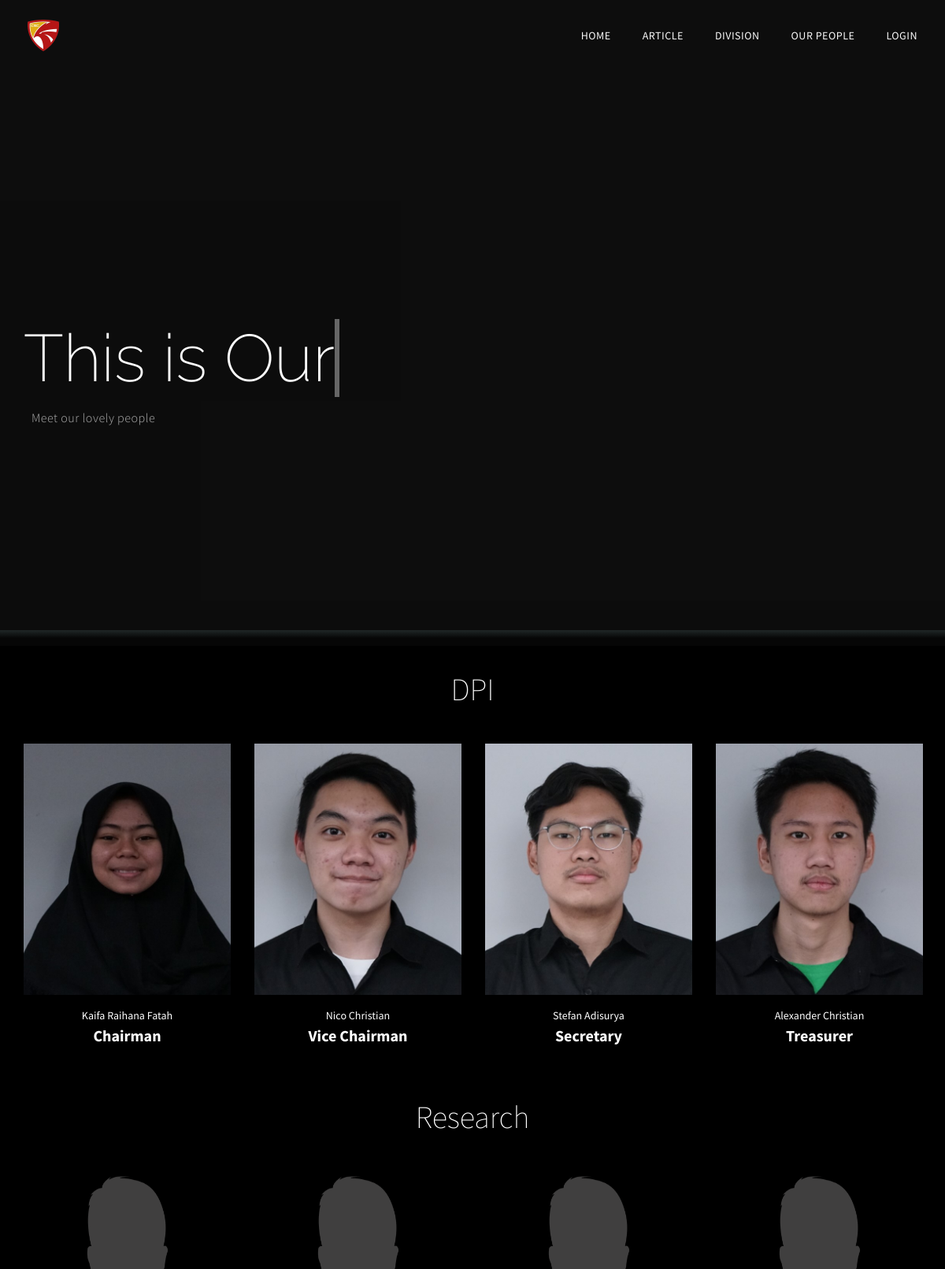
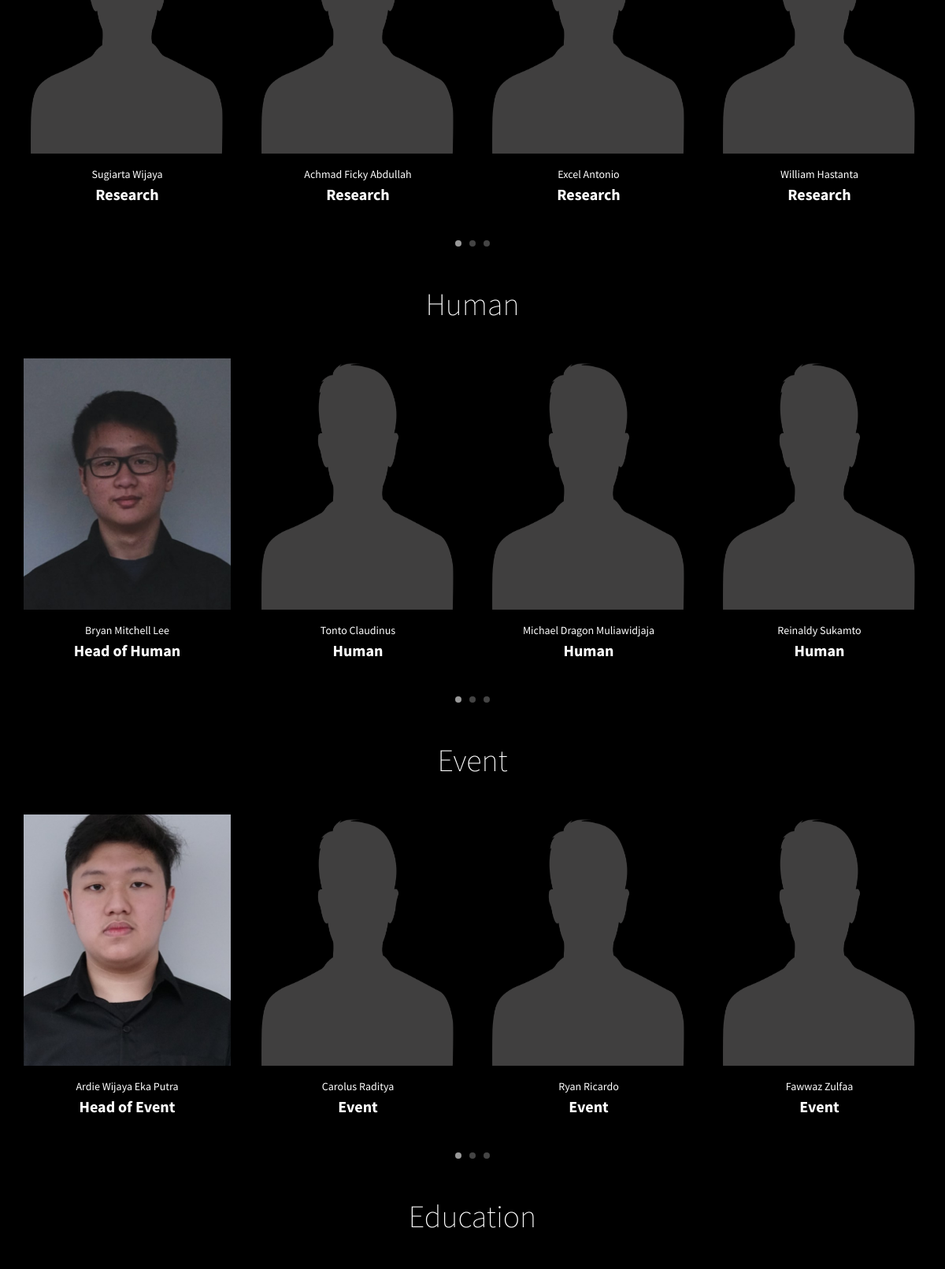
/ourpeople (upper part), run on the app's committed database (2 pictures, top to bottom).
### website/models.py (models this page shows, shortened)
class User(db.Model, UserMixin):
    __tablename__ = 'users'
    id = db.Column(db.Integer, primary_key=True)
    email = db.Column(db.String(128), unique=True, index=True, nullable=False)
    name = db.Column(db.String(128), unique=True, index=True, nullable=False)
    username = db.Column(db.String(128), unique=True,
                         index=True, nullable=False)
    role = db.Column(db.Integer, nullable=False, index=True)
    division = db.Column(db.String(20), nullable=False)
    password_hash = db.Column(db.String(128))
    profile_image = db.Column(
        db.String(100), nullable=False, default='default.png')
    background = db.Column(db.String(100), nullable=False,
                           default='default-bg.jpg')
    todo = db.relationship('ToDoList', backref='author', lazy=True)
    article = db.relationship('Article', backref='author', lazy=True)

### website/core/views.py (the view)
@core.route("/ourpeople")
def ourpeople():
    user = User.query.all()
    return render_template('ourpeople.html', user=user, title="About Us")

### website/templates/ourpeople.html (shortened to what this page needs)
{% extends "base.html" %}
{% block content %}
<link rel="stylesheet" href="../static/ourpeople/css/bootstrap.min.css">
<link rel="stylesheet" href="../static/ourpeople/css/magnific-popup.css">
<link rel="stylesheet" href="../static/ourpeople/css/owl.theme.css">
<link rel="stylesheet" href="../static/ourpeople/css/owl.carousel.css">
<link rel="stylesheet" href="../static/base/css/tooplate-style.css">
<section id="home" class="parallax-section">
     <div class="overlay"></div>
     <div class="container">
          <div class="row">
               <div class="col-md-8 col-sm-12">
                    <div class="home-text">
                        <h1 class="typing">
                            <span
                               class="txt-rotate"
                               data-period="2000"
                               data-rotate='["This is Our People"]'></span>
                       </h1>
                         <p>Meet our lovely people</p>
                    </div>
               </div>
          </div>
     </div>
</section>
<div class="banner"></div>
<section id="team" class="parallax-section">
    <div class="container">
         <div class="row">
              <div class="col-md-offset-2 col-md-8 col-sm-12">
                   <div class="section-title">
                        <h1>DPI</h1>
                   </div>
              </div>
              <div class="clearfix"></div>
              <div id="owl-team" class="owl-carousel">
                  {% for u in user %}
                       {% if u.role == 2 %}
                           <div class="col-md-4 col-sm-4 item">
                               <div class="team-item">
                                   <img src="../static/images/profile_image/{{ u.profile_image }}" class="img-responsive img-team">
                               </div>
                               <a href="{{ url_for('users.account', username=u.username) }}">{{ u.name }}</a>
                                <h3>{{ u.division }}</h3>
                           </div>
                       {% endif %}
                   {% endfor %}
              </div>
         </div>
    </div>
</section>
<section id="team" class="parallax-section">
     <div class="container">
          <div class="row">
               <div class="col-md-offset-2 col-md-8 col-sm-12">
                    <div class="section-title">
                         <h1>Research</h1>
                    </div>
               </div>
               <div class="clearfix"></div>
               <div id="owl-team" class="owl-carousel">
                   {% for u in user %}
                        {% if u.division == "Research" %}
                            <div class="col-md-4 col-sm-4 item">
                                <div class="team-item">
                                    <img src="../static/images/profile_image/{{ u.profile_image }}" class="img-responsive img-team">
                                </div>
                                <a href="{{ url_for('users.account', username=u.username) }}">{{ u.name }}</a>
                                {% if u.role == 1 %}
                                    <h3>Head of {{ u.division }}</h3>
                                {% else %}
                                    <h3>{{ u.division }}</h3>
                                {% endif %}
                            </div>
                        {% endif %}
                    {% endfor %}
               </div>
          </div>
     </div>
</section>
<section id="team" class="parallax-section">
    <div class="container">
         <div class="row">
              <div class="col-md-offset-2 col-md-8 col-sm-12">
                   <div class="section-title">
                        <h1>Human</h1>
                   </div>
              </div>
              <div class="clearfix"></div>
              <div id="owl-team" class="owl-carousel">
                  {% for u in user %}
                       {% if u.division == "Human" %}
                           <div class="col-md-4 col-sm-4 item">
                               <div class="team-item">
                                    <img src="../static/images/profile_image/{{ u.profile_image }}" class="img-responsive img-team">
                               </div>
                               <a href="{{ url_for('users.account', username=u.username) }}">{{ u.name }}</a>
                               {% if u.role == 1 %}
                                   <h3>Head of {{ u.division }}</h3>
                               {% else %}
                                   <h3>{{ u.division }}</h3>
                               {% endif %}
                           </div>
                       {% endif %}
                   {% endfor %}
              </div>
         </div>
    </div>
</section>
<section id="team" class="parallax-section">
    <div class="container">
         <div class="row">
              <div class="col-md-offset-2 col-md-8 col-sm-12">
                   <div class="section-title">
                        <h1>Event</h1>
                   </div>
              </div>
              <div class="clearfix"></div>
              <div id="owl-team" class="owl-carousel">
                  {% for u in user %}
                       {% if u.division == "Event" %}
                           <div class="col-md-4 col-sm-4 item">
                               <div class="team-item">
                                    <img src="../static/images/profile_image/{{ u.profile_image }}" class="img-responsive img-team">
                               </div>
                               <a href="{{ url_for('users.account', username=u.username) }}">{{ u.name }}</a>
                               {% if u.role == 1 %}
                                   <h3>Head of {{ u.division }}</h3>
                               {% else %}
                                   <h3>{{ u.division }}</h3>
                               {% endif %}
                           </div>
                       {% endif %}
                   {% endfor %}
              </div>
         </div>
    </div>
</section>
<section id="team" class="parallax-section">
    <div class="container">
         <div class="row">
              <div class="col-md-offset-2 col-md-8 col-sm-12">
                   <div class="section-title">
                        <h1>Education</h1>
                   </div>
              </div>
              <div class="clearfix"></div>
              <div id="owl-team" class="owl-carousel">
                  {% for u in user %}
                       {% if u.division == "Education" %}
                           <div class="col-md-4 col-sm-4 item">
                           </div>
                       {% endif %}
                   {% endfor %}
              </div>
        </div>
    </div>
</section>
{% endblock %}

### website/static/base/css/tooplate-style.css (style rules this page uses)
body { background: #ffffff; font-family:'Source Sans Pro', sans-serif; overflow-x: hidden; }
html, body { width: 100%; height: 100%; }
h1,h2,h3,h4,h5,h6 { font-weight: 300; }
h1 { font-size: 40px; font-weight: 200; line-height: 50px; }
h3 { font-size: 20px; font-weight: bold; line-height: 32px; }
p { color: #757575; font-size: 16px; font-weight: 300; line-height: 29px; letter-spacing: 0.5px; }
html { -webkit-font-smoothing: antialiased; }
a { color: white; -webkit-transition: 0.5s; transition: 0.5s; }
* { -webkit-box-sizing: border-box; box-sizing: border-box; }
*:before, *:after { -webkit-box-sizing: border-box; box-sizing: border-box; }
.section-title { position: relative; }
.parallax-section { background-attachment: fixed !important; background-size: cover !important; }
#about, #project, #team, #contact, footer { background: #ffffff; }
#about, #team, #contact { padding-top: 10px; padding-bottom: 10px; text-align: center; }
#home { display: -webkit-box; display: -webkit-flex; display: -ms-flexbox; display: flex; -webkit-box-align: center; -webkit-align-items: center; -ms-flex-align: center; align-items: center; height: 100vh; position: relative; padding-top: 10em; }
#home h1 { color: #ffffff; font-size: 6em; line-height: 1.2em; }
#home p { color: rgba(250,250,250,0.7); }
#home .overlay { position: absolute; top: 0; right: 0; bottom: 0; left: 0; width: 100%; height: 100%; background-color: rgba(0,0,0,0.75); }
#team .item { display: block; width: 100%; margin-bottom: 22px; }
#team h3, #team p { margin: 0; }
.team-item { overflow: hidden; position: relative; margin-top: 34px; margin-bottom: 16px; }
.team-item img { -webkit-transition: all ease-in-out 0.4s; transition: all ease-in-out 0.4s; display:inline; width: 263px; height:319px; }

### website/static/base/css/spinkit.css (style rules this page uses)
:root { --sk-size: 40px; --sk-color: #333; }

### website/templates/ourpeople.html (style rules this page uses)
#team { background-color: black; color: white; }
.team-item img { display: inline; }
.img-team { width: 244px; height: 248px; }
.banner { height: 20px; position: relative; background: rgb(6,6,6); background: linear-gradient(0deg, rgba(6,6,6,1) 49%, rgba(14,28,28,0.5161414907759979) 100%); }
.home-text p { margin-left: 10px; }
.typing { font-family: 'Raleway', sans-serif; }

### data on the page
User: profile_image (picture), name "Kaifa Raihana Fatah", division "Chairman"
User: profile_image (picture), name "Nico Christian", division "Vice Chairman"
User: profile_image (picture), name "Stefan Adisurya", division "Secretary"
User: profile_image (picture), name "Alexander Christian", division "Treasurer"
User: profile_image (placeholder picture), name "Sugiarta Wijaya", division "Research"
User: profile_image (placeholder picture), name "Achmad Ficky Abdullah", division "Research"
User: profile_image (placeholder picture), name "Excel Antonio", division "Research"
User: profile_image (placeholder picture), name "William Hastanta", division "Research"
User: profile_image (picture), name "Bryan Mitchell Lee", division "Human"
User: profile_image (placeholder picture), name "Tonto Claudinus", division "Human"
User: profile_image (placeholder picture), name "Michael Dragon Muliawidjaja", division "Human"
User: profile_image (placeholder picture), name "Reinaldy Sukamto", division "Human"
User: profile_image (picture), name "Ardie Wijaya Eka Putra", division "Event"
User: profile_image (placeholder picture), name "Carolus Raditya", division "Event"
User: profile_image (placeholder picture), name "Ryan Ricardo", division "Event"
User: profile_image (placeholder picture), name "Fawwaz Zulfaa", division "Event"
